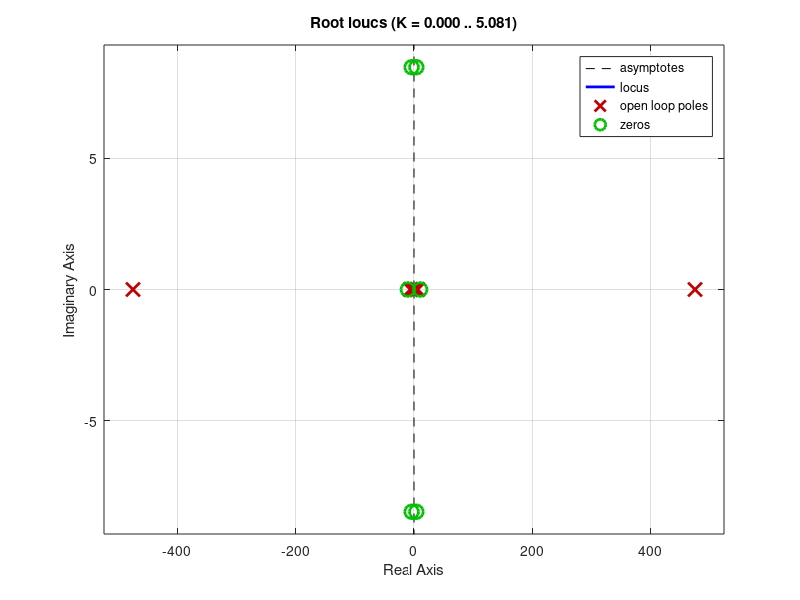

This figure's MATLAB source:
close all;
clear all;
clc;


%K = [ -10.0000  -57.4908 -105.0371  -19.5009 ]


% Magical stuff that might make it work?
clear all
clc

% Define constants.
g = 9.8;
b_f = 0;
m_b = 0.381;
l_b = 0.112;
I_b = 0.00616;
m_w = 0.036;
l_w = 0.021;
I_w = 0.00000746;
R_m = 4.4;
L_m = 0;
b_m = 0;
K_e = 0.444;
K_t = 0.470;

% Gamma matrix coeff.
L22 = I_w/l_w + l_w * m_w + l_w * m_b;
L24 = l_w * m_b * l_b;
L42 = m_b * l_b;
L44 = I_b + m_b * l_b^(2);

% Gamma matrix.
L = [1, 0, 0, 0;
    0, L22, 0, L24;
    0, 0, 1, 0;
    0, L42, 0, L44];

% Alfa matrix coeff.
a22 = -(K_e * K_t) / (R_m * l_w);
a24 = (K_e *K_t) / R_m;
a42 = - a22;
a43 = m_b * l_b * g;
a44 = - a24;

% Alfa matrix.
Apre = [ 0, 1, 0, 0;
    0, a22, 0, a24;
    0, 0, 0, 1;
    0, a42, a43, a44];

% Derive correct A-matrix.
A = inv(L) * Apre;

% Beta matrix for simulation.
Bpre = [ 
    0, 0;
    K_t / R_m, l_w;
    0, 0;
    -K_t/R_m, l_b
    ];

% Beta matrix.
BpreAlt = [ 0; K_t / R_m; 0; -K_t/R_m];


% Derive correct B-matrix.
B = inv(L) * BpreAlt;

% C-matrix
C = [20, .1, 5, .2];


% D-matrix.
DAlt = [0, 0];
D = 0;

% Get transfer function.
[num, den] = ss2tf(A, B, C, D, 1);

s = tf('s');
G1 = (s^4*num(1) + s^3*num(2) + s^2*num(3) + s*num(4) + num(5))/(s^4*den(1) + s^3*den(2) + s^2*den(3) + s*den(4) + den(5));
G2 = (s^4*num(1) - s^3*num(2) + s^2*num(3) - s*num(4) + num(5))/(s^4*den(1) - s^3*den(2) + s^2*den(3) - s*den(4) + den(5));
%G1 = -(s+2)/(s^2-1);
%G2 = -(-s + 2) / (s^2-1);


rlocus(G1 * G2)

% State space to zero-pole conversion.
%[zeroes, poles, gain] = ss2zp(A, B, C, DAlt, 1);

R = 1;
rho = 6;
Q = rho*C'*C;
K = lqr(A,B,Q,R);
